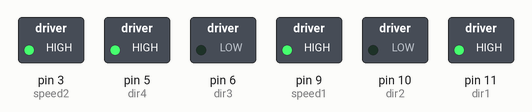
Recording of a sketch running on a simulated Arduino Uno, built with avr-gcc and run on an emulated ATmega328P. Shown: switched loads named in the sketch (green lamp = pin HIGH).

Above: at 2.5 s.
At 5.5 s:
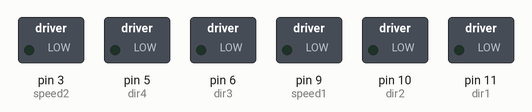
At 8.5 s:
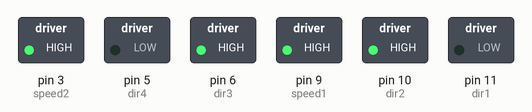
Timing chart, 0 to 15.6 s (numbered marks = the images above):
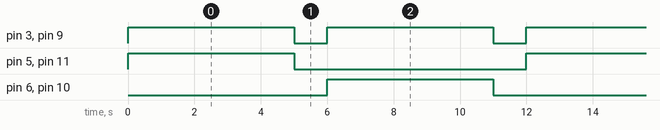

Measured:
- by itself, pin 3 (speed2), pin 9 (speed1): alternates HIGH for 5.0 s and LOW for 1.0 s
- by itself, pin 5 (dir4), pin 6 (dir3), pin 10 (dir2), pin 11 (dir1): alternates HIGH for 5.0 s and LOW for 7.0 s
- by itself, everything shown: repeats every 12.0 s, in 4 steps

The sketch:

33._DC_Mobile_Robot_No2_UStest.ino
```cpp
// Motor 1
int dir1=11;
int dir2=10;
int speed1=9;

// Motor 2
int dir3=6;
int dir4=5;
int speed2=3;

int motSpeed1=255;
int motSpeed2=0;

int t1 = 5000;
int t2 = 1000;

void setup() {
  // put your setup code here, to run once:
pinMode(dir1,OUTPUT);
pinMode(dir2,OUTPUT);
pinMode(speed1,OUTPUT);

pinMode(dir3,OUTPUT);
pinMode(dir4,OUTPUT);
pinMode(speed2,OUTPUT);
}

void loop() {
  // put your main code here, to run repeatedly:
//Motors direction - forward 1 sec
digitalWrite(dir1,HIGH);
digitalWrite(dir2,LOW);
digitalWrite(dir3,LOW);
digitalWrite(dir4,HIGH);
analogWrite(speed1,motSpeed1);
analogWrite(speed2,motSpeed1);
delay(t1);

//Motors direction - stop 0.5 sec
digitalWrite(dir1,LOW);
digitalWrite(dir2,LOW);
digitalWrite(dir3,LOW);
digitalWrite(dir4,LOW);
analogWrite(speed1,motSpeed2);
analogWrite(speed2,motSpeed2);
delay(t2);

//Motors direction - backward 1 sec
digitalWrite(dir1,LOW);
digitalWrite(dir2,HIGH);
digitalWrite(dir3,HIGH);
digitalWrite(dir4,LOW);
analogWrite(speed1,motSpeed1);
analogWrite(speed2,motSpeed1);
delay(t1);

//Motors direction - stop 0.5 sec
digitalWrite(dir1,LOW);
digitalWrite(dir2,LOW);
digitalWrite(dir3,LOW);
digitalWrite(dir4,LOW);
analogWrite(speed1,motSpeed2);
analogWrite(speed2,motSpeed2);
delay(t2);
}
```
